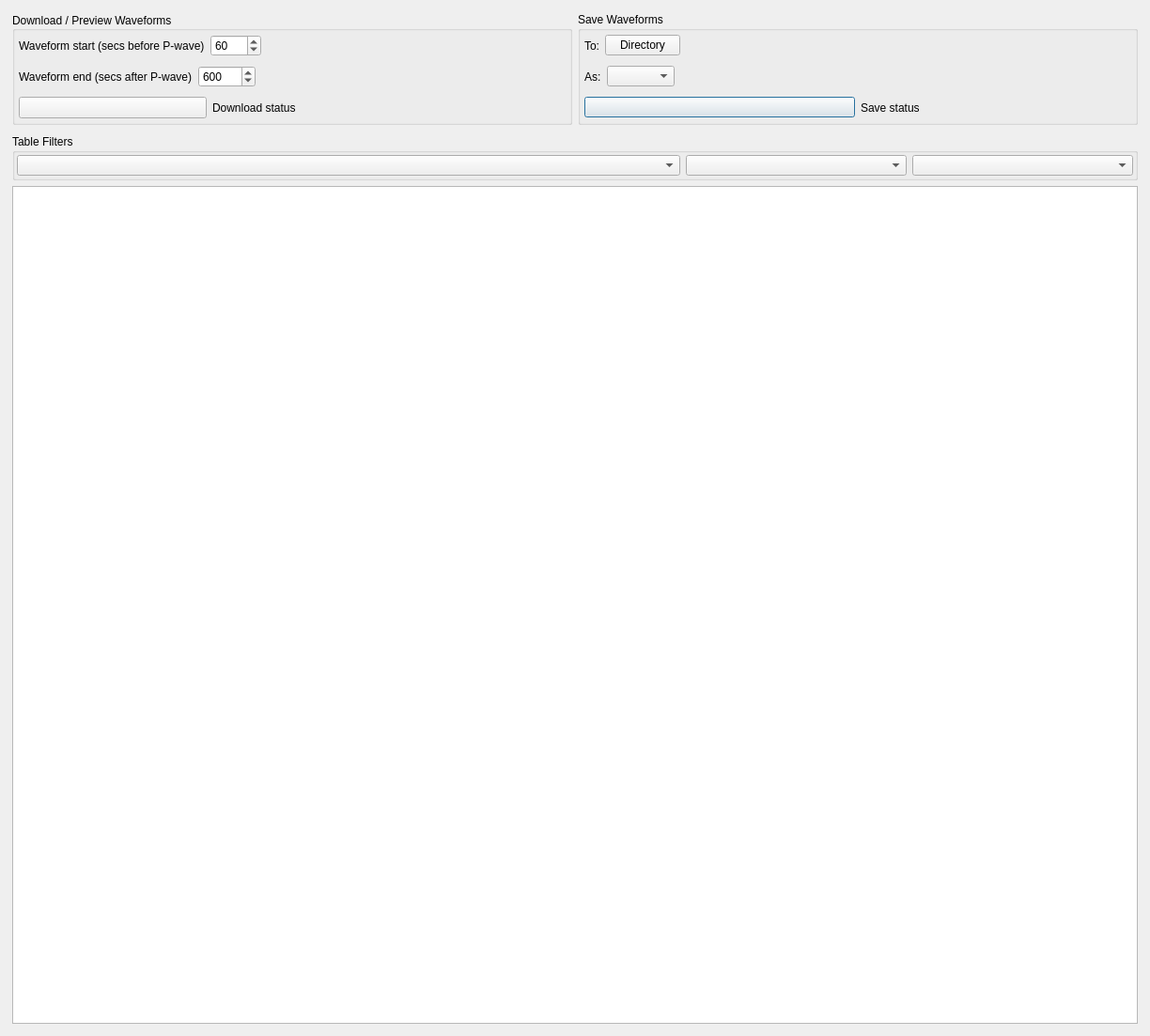
<?xml version="1.0" encoding="UTF-8"?>
<ui version="4.0">
 <class>WaveformDialog</class>
 <widget class="QDialog" name="WaveformDialog">
  <property name="geometry">
   <rect>
    <x>0</x>
    <y>0</y>
    <width>1224</width>
    <height>1103</height>
   </rect>
  </property>
  <property name="windowTitle">
   <string>Dialog</string>
  </property>
  <layout class="QVBoxLayout" name="verticalLayout">
   <item>
    <widget class="QFrame" name="topFrame">
     <property name="frameShape">
      <enum>QFrame::NoFrame</enum>
     </property>
     <property name="frameShadow">
      <enum>QFrame::Plain</enum>
     </property>
     <layout class="QHBoxLayout" name="horizontalLayout" stretch="0,0">
      <property name="leftMargin">
       <number>2</number>
      </property>
      <property name="topMargin">
       <number>2</number>
      </property>
      <property name="rightMargin">
       <number>2</number>
      </property>
      <property name="bottomMargin">
       <number>2</number>
      </property>
      <item>
       <widget class="QGroupBox" name="downloadGroupBox">
        <property name="title">
         <string>Download / Preview Waveforms</string>
        </property>
        <property name="alignment">
         <set>Qt::AlignLeading|Qt::AlignLeft|Qt::AlignVCenter</set>
        </property>
        <layout class="QVBoxLayout" name="verticalLayout_6">
         <property name="leftMargin">
          <number>2</number>
         </property>
         <property name="topMargin">
          <number>2</number>
         </property>
         <property name="rightMargin">
          <number>2</number>
         </property>
         <property name="bottomMargin">
          <number>2</number>
         </property>
         <item alignment="Qt::AlignLeft">
          <widget class="QWidget" name="widget" native="true">
           <layout class="QHBoxLayout" name="horizontalLayout_3">
            <property name="leftMargin">
             <number>2</number>
            </property>
            <property name="topMargin">
             <number>2</number>
            </property>
            <property name="rightMargin">
             <number>2</number>
            </property>
            <property name="bottomMargin">
             <number>2</number>
            </property>
            <item>
             <widget class="QLabel" name="secondsBeforeLabel">
              <property name="text">
               <string>Waveform start (secs before P-wave)</string>
              </property>
             </widget>
            </item>
            <item>
             <widget class="QSpinBox" name="secondsBeforeSpinBox">
              <property name="maximum">
               <number>3600</number>
              </property>
              <property name="singleStep">
               <number>10</number>
              </property>
              <property name="value">
               <number>60</number>
              </property>
             </widget>
            </item>
            <item>
             <spacer name="horizontalSpacer_5">
              <property name="orientation">
               <enum>Qt::Horizontal</enum>
              </property>
              <property name="sizeHint" stdset="0">
               <size>
                <width>40</width>
                <height>20</height>
               </size>
              </property>
             </spacer>
            </item>
           </layout>
          </widget>
         </item>
         <item alignment="Qt::AlignLeft">
          <widget class="QWidget" name="widget_2" native="true">
           <layout class="QHBoxLayout" name="horizontalLayout_4">
            <property name="leftMargin">
             <number>2</number>
            </property>
            <property name="topMargin">
             <number>2</number>
            </property>
            <property name="rightMargin">
             <number>2</number>
            </property>
            <property name="bottomMargin">
             <number>2</number>
            </property>
            <item>
             <widget class="QLabel" name="secondsAfterLabel">
              <property name="text">
               <string>Waveform end (secs after P-wave)</string>
              </property>
             </widget>
            </item>
            <item>
             <widget class="QSpinBox" name="secondsAfterSpinBox">
              <property name="maximum">
               <number>21600</number>
              </property>
              <property name="singleStep">
               <number>100</number>
              </property>
              <property name="value">
               <number>600</number>
              </property>
             </widget>
            </item>
            <item>
             <spacer name="horizontalSpacer_6">
              <property name="orientation">
               <enum>Qt::Horizontal</enum>
              </property>
              <property name="sizeHint" stdset="0">
               <size>
                <width>40</width>
                <height>20</height>
               </size>
              </property>
             </spacer>
            </item>
           </layout>
          </widget>
         </item>
         <item>
          <widget class="QWidget" name="widget_5" native="true">
           <layout class="QHBoxLayout" name="horizontalLayout_7">
            <property name="leftMargin">
             <number>2</number>
            </property>
            <property name="topMargin">
             <number>2</number>
            </property>
            <property name="rightMargin">
             <number>2</number>
            </property>
            <property name="bottomMargin">
             <number>2</number>
            </property>
            <item>
             <widget class="QToolButton" name="downloadToolButton">
              <property name="minimumSize">
               <size>
                <width>200</width>
                <height>0</height>
               </size>
              </property>
              <property name="text">
               <string/>
              </property>
              <property name="checkable">
               <bool>true</bool>
              </property>
              <property name="popupMode">
               <enum>QToolButton::InstantPopup</enum>
              </property>
             </widget>
            </item>
            <item alignment="Qt::AlignLeft">
             <widget class="QLabel" name="downloadStatusLabel">
              <property name="text">
               <string>Download status</string>
              </property>
             </widget>
            </item>
           </layout>
          </widget>
         </item>
        </layout>
       </widget>
      </item>
      <item>
       <widget class="QGroupBox" name="saveGroupBox">
        <property name="title">
         <string>Save Waveforms</string>
        </property>
        <layout class="QVBoxLayout" name="verticalLayout_5">
         <property name="leftMargin">
          <number>2</number>
         </property>
         <property name="topMargin">
          <number>2</number>
         </property>
         <property name="rightMargin">
          <number>2</number>
         </property>
         <property name="bottomMargin">
          <number>2</number>
         </property>
         <item alignment="Qt::AlignLeft">
          <widget class="QWidget" name="widget_3" native="true">
           <layout class="QHBoxLayout" name="horizontalLayout_5">
            <property name="leftMargin">
             <number>2</number>
            </property>
            <property name="topMargin">
             <number>2</number>
            </property>
            <property name="rightMargin">
             <number>2</number>
            </property>
            <property name="bottomMargin">
             <number>2</number>
            </property>
            <item>
             <widget class="QLabel" name="saveDirectoryLabel">
              <property name="text">
               <string>To:</string>
              </property>
             </widget>
            </item>
            <item>
             <widget class="QPushButton" name="saveDirectoryPushButton">
              <property name="focusPolicy">
               <enum>Qt::NoFocus</enum>
              </property>
              <property name="text">
               <string>Directory</string>
              </property>
             </widget>
            </item>
            <item>
             <spacer name="horizontalSpacer_7">
              <property name="orientation">
               <enum>Qt::Horizontal</enum>
              </property>
              <property name="sizeHint" stdset="0">
               <size>
                <width>40</width>
                <height>20</height>
               </size>
              </property>
             </spacer>
            </item>
           </layout>
          </widget>
         </item>
         <item alignment="Qt::AlignLeft">
          <widget class="QWidget" name="widget_4" native="true">
           <layout class="QHBoxLayout" name="horizontalLayout_6">
            <property name="leftMargin">
             <number>2</number>
            </property>
            <property name="topMargin">
             <number>2</number>
            </property>
            <property name="rightMargin">
             <number>2</number>
            </property>
            <property name="bottomMargin">
             <number>2</number>
            </property>
            <item>
             <widget class="QLabel" name="saveFormatLabel">
              <property name="text">
               <string>As:</string>
              </property>
             </widget>
            </item>
            <item>
             <widget class="QComboBox" name="saveFormatComboBox"/>
            </item>
            <item>
             <spacer name="horizontalSpacer_8">
              <property name="orientation">
               <enum>Qt::Horizontal</enum>
              </property>
              <property name="sizeHint" stdset="0">
               <size>
                <width>40</width>
                <height>20</height>
               </size>
              </property>
             </spacer>
            </item>
           </layout>
          </widget>
         </item>
         <item>
          <widget class="QWidget" name="widget_6" native="true">
           <layout class="QHBoxLayout" name="horizontalLayout_8">
            <property name="leftMargin">
             <number>2</number>
            </property>
            <property name="topMargin">
             <number>2</number>
            </property>
            <property name="rightMargin">
             <number>2</number>
            </property>
            <property name="bottomMargin">
             <number>2</number>
            </property>
            <item>
             <widget class="QPushButton" name="savePushButton">
              <property name="minimumSize">
               <size>
                <width>200</width>
                <height>0</height>
               </size>
              </property>
              <property name="text">
               <string/>
              </property>
              <property name="checkable">
               <bool>true</bool>
              </property>
             </widget>
            </item>
            <item alignment="Qt::AlignLeft">
             <widget class="QLabel" name="saveStatusLabel">
              <property name="text">
               <string>Save status</string>
              </property>
             </widget>
            </item>
           </layout>
          </widget>
         </item>
        </layout>
       </widget>
      </item>
     </layout>
    </widget>
   </item>
   <item>
    <widget class="QFrame" name="selectionTableFrame">
     <property name="minimumSize">
      <size>
       <width>1200</width>
       <height>900</height>
      </size>
     </property>
     <layout class="QVBoxLayout" name="verticalLayout_2">
      <property name="leftMargin">
       <number>2</number>
      </property>
      <property name="topMargin">
       <number>2</number>
      </property>
      <property name="rightMargin">
       <number>2</number>
      </property>
      <property name="bottomMargin">
       <number>2</number>
      </property>
      <item>
       <widget class="QGroupBox" name="filterGroupBox">
        <property name="title">
         <string>Table Filters</string>
        </property>
        <layout class="QHBoxLayout" name="horizontalLayout_2" stretch="3,1,1">
         <property name="leftMargin">
          <number>2</number>
         </property>
         <property name="topMargin">
          <number>2</number>
         </property>
         <property name="rightMargin">
          <number>2</number>
         </property>
         <property name="bottomMargin">
          <number>2</number>
         </property>
         <item>
          <widget class="QComboBox" name="eventComboBox"/>
         </item>
         <item>
          <widget class="QComboBox" name="networkComboBox"/>
         </item>
         <item>
          <widget class="QComboBox" name="stationComboBox"/>
         </item>
        </layout>
       </widget>
      </item>
      <item>
       <widget class="QTableWidget" name="selectionTable">
        <property name="minimumSize">
         <size>
          <width>500</width>
          <height>100</height>
         </size>
        </property>
        <property name="editTriggers">
         <set>QAbstractItemView::NoEditTriggers</set>
        </property>
        <property name="selectionMode">
         <enum>QAbstractItemView::NoSelection</enum>
        </property>
        <property name="selectionBehavior">
         <enum>QAbstractItemView::SelectRows</enum>
        </property>
        <property name="verticalScrollMode">
         <enum>QAbstractItemView::ScrollPerPixel</enum>
        </property>
        <property name="horizontalScrollMode">
         <enum>QAbstractItemView::ScrollPerItem</enum>
        </property>
        <property name="showGrid">
         <bool>false</bool>
        </property>
        <property name="gridStyle">
         <enum>Qt::NoPen</enum>
        </property>
        <property name="sortingEnabled">
         <bool>false</bool>
        </property>
       </widget>
      </item>
     </layout>
    </widget>
   </item>
  </layout>
 </widget>
 <resources/>
 <connections/>
</ui>
